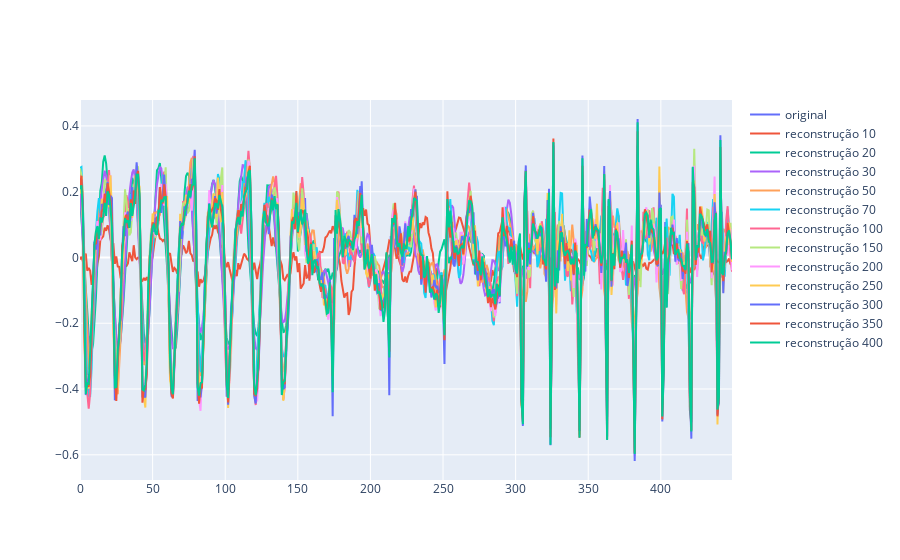

The cell this chart's notebook holds for it:
### Code cell
aux = X_val.cpu().detach().numpy()
i = 12
print(tarefas[int(y_val[i])])
fig = go.Figure()
fig.add_trace(go.Scatter(y=aux[i,:], mode="lines", showlegend=True, name='original'))
for model in models1:
    Xh = model(X_val).cpu().detach().numpy()
    fig.add_trace(go.Scatter(y=Xh[i,:], mode="lines", showlegend=True, name='reconstrução '+str(lat_dim[models1.index(model)])))
fig.show()

### Figure 1 — Plotly figure (JSON) as saved in the notebook; plotly's stock layout.template omitted (floating-point values rounded to 4 significant figures; data arrays with more than 128 entries replaced by an {"elided": "..."} marker saying what was removed)
{"data": [{"mode": "lines", "name": "original", "showlegend": true, "type": "scatter", "y": {"elided": "450 float values"}}, {"mode": "lines", "name": "reconstrução 10", "showlegend": true, "type": "scatter", "y": {"elided": "450 float values"}}, {"mode": "lines", "name": "reconstrução 20", "showlegend": true, "type": "scatter", "y": {"elided": "450 float values"}}, {"mode": "lines", "name": "reconstrução 30", "showlegend": true, "type": "scatter", "y": {"elided": "450 float values"}}, {"mode": "lines", "name": "reconstrução 50", "showlegend": true, "type": "scatter", "y": {"elided": "450 float values"}}, {"mode": "lines", "name": "reconstrução 70", "showlegend": true, "type": "scatter", "y": {"elided": "450 float values"}}, {"mode": "lines", "name": "reconstrução 100", "showlegend": true, "type": "scatter", "y": {"elided": "450 float values"}}, {"mode": "lines", "name": "reconstrução 150", "showlegend": true, "type": "scatter", "y": {"elided": "450 float values"}}, {"mode": "lines", "name": "reconstrução 200", "showlegend": true, "type": "scatter", "y": {"elided": "450 float values"}}, {"mode": "lines", "name": "reconstrução 250", "showlegend": true, "type": "scatter", "y": {"elided": "450 float values"}}, {"mode": "lines", "name": "reconstrução 300", "showlegend": true, "type": "scatter", "y": {"elided": "450 float values"}}, {"mode": "lines", "name": "reconstrução 350", "showlegend": true, "type": "scatter", "y": {"elided": "450 float values"}}, {"mode": "lines", "name": "reconstrução 400", "showlegend": true, "type": "scatter", "y": {"elided": "450 float values"}}], "layout": {}}
